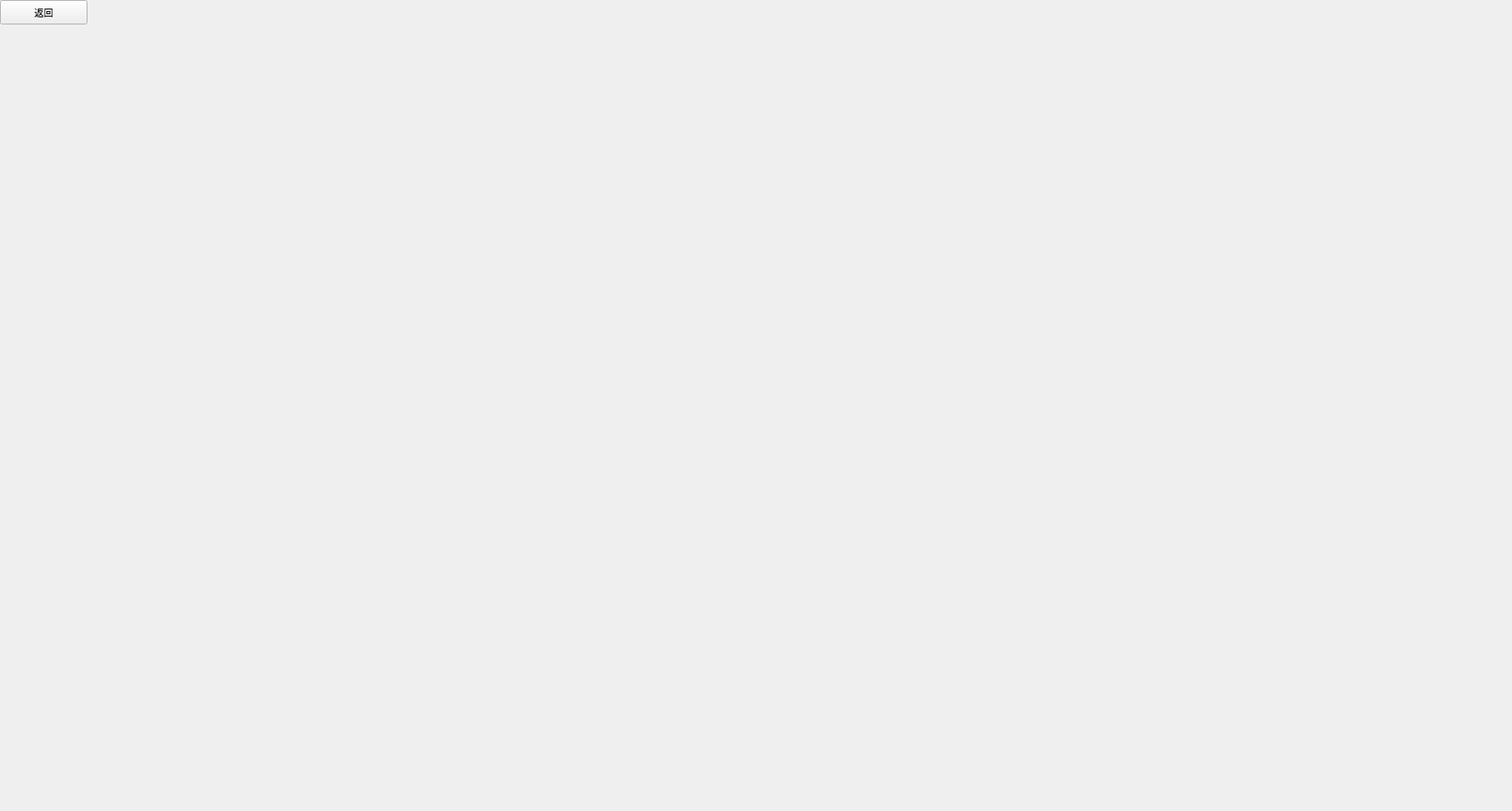
<?xml version="1.0" encoding="UTF-8"?>
<ui version="4.0">
 <class>game</class>
 <widget class="QWidget" name="game">
  <property name="geometry">
   <rect>
    <x>0</x>
    <y>0</y>
    <width>1920</width>
    <height>1030</height>
   </rect>
  </property>
  <property name="minimumSize">
   <size>
    <width>0</width>
    <height>0</height>
   </size>
  </property>
  <property name="maximumSize">
   <size>
    <width>1677777</width>
    <height>16777215</height>
   </size>
  </property>
  <property name="contextMenuPolicy">
   <enum>Qt::NoContextMenu</enum>
  </property>
  <property name="windowTitle">
   <string>GameDemo</string>
  </property>
  <property name="windowIcon">
   <iconset>
    <normaloff>../../桌面/合集/谷歌广告词(adwords google)_爱给网_aigei_com~1.ico</normaloff>../../桌面/合集/谷歌广告词(adwords google)_爱给网_aigei_com~1.ico</iconset>
  </property>
  <widget class="QPushButton" name="pb1">
   <property name="geometry">
    <rect>
     <x>0</x>
     <y>0</y>
     <width>111</width>
     <height>31</height>
    </rect>
   </property>
   <property name="minimumSize">
    <size>
     <width>0</width>
     <height>0</height>
    </size>
   </property>
   <property name="text">
    <string>返回</string>
   </property>
  </widget>
 </widget>
 <resources/>
 <connections/>
</ui>
